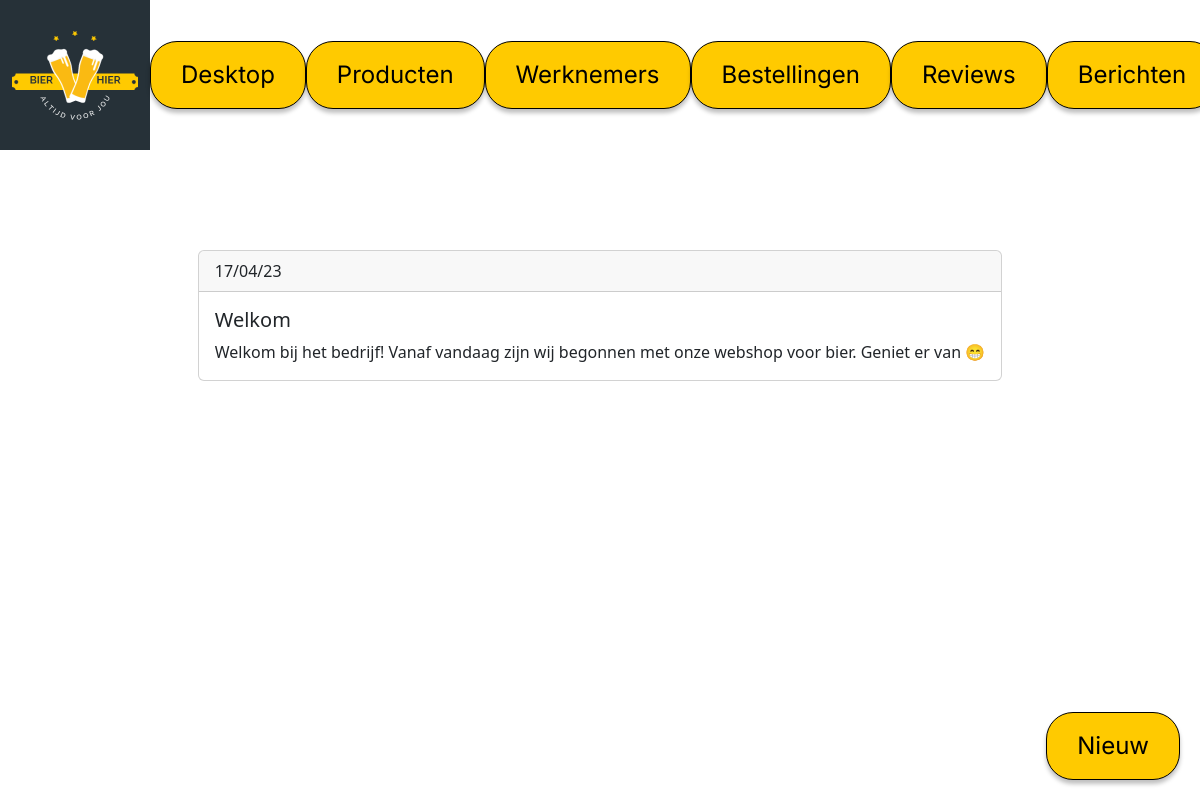
The app's page /pages/berichten.php with its own data.
### tables this page shows
CREATE TABLE `berichten` (
  `id` int(255) NOT NULL,
  `titel` varchar(50) NOT NULL,
  `text` varchar(255) NOT NULL,
  `datum` varchar(50) NOT NULL
);

### pages/berichten.php (the view, shortened to what this page needs)
<?php
require_once 'conn.php';
$stmt = $conn->prepare("SELECT * FROM berichten");
$stmt->execute();
$data = $stmt->fetchAll();
?>
<!DOCTYPE html>
<html lang="en">
<head>
    <link rel="stylesheet" href="../css/style.css">
    <link rel="stylesheet" href="../css/admin.css">
    <link href="https://cdn.jsdelivr.net/npm/bootstrap@5.3.0-alpha1/dist/css/bootstrap.min.css" rel="stylesheet"
>
</head>
<body>
    <?php
    include('adminheader.php')
?>
    <?php
        if ($_SESSION['rol'] <= 2)
            {
                echo "<a href='add-berichten.php' id='knop' class='nieuw-button'>Nieuw</a>";
            }
    ?>
    <section class="articlen">
        <?php
        foreach ($data as $row)
        {
            echo "<div class='card'>";
            echo "<div class='card-header'>" . $row['datum'] . "</div>";
            echo "<div class='card-body'>";
            echo "<h5 class='card-title'>" . $row['titel'] . "</h5>";
            echo "<p class='card-text'>" . $row['text'] . "</p>";
            echo "</div>";
            echo "</div>";
        }
        ?>
    </section>
</body>
</html>

### css/style.css (style rules this page uses)
* { margin: 0; padding: 0; }
#knop { text-decoration: none; color: black; font-family: 'Inter', sans-serif; padding-left: 30px; padding-right: 30px; padding-bottom: 15px; padding-top: 15px; background: #FFCA00; border: 1px solid #000000; box-shadow: 0px 4px 4px rgba(0, 0, 0, 0.25); border-radius: 27px; font-size: 24px; }

### css/admin.css (style rules this page uses)
.articlen { display: flex; justify-content: space-around; flex-wrap: wrap; }
.nieuw-button { position: fixed; bottom: 20px; right: 20px; }

### records on screen
berichten: datum "17/04/23", titel "Welkom", text "Welkom bij het bedrijf! Vanaf vandaag zijn wij begonnen met onze webshop voor bier. Geniet er van 😁"
